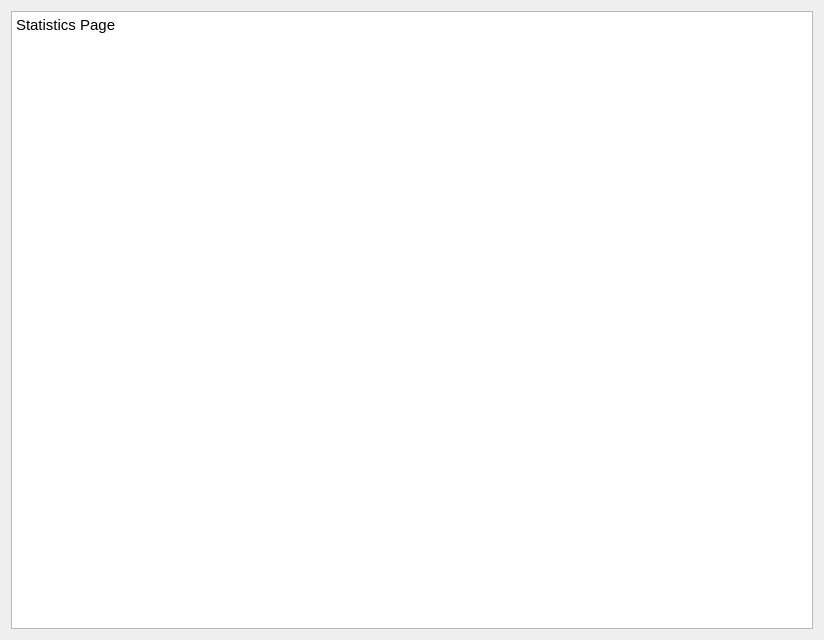
<?xml version="1.0" encoding="UTF-8"?>
<ui version="4.0">
 <class>StatisticsPage</class>
 <widget class="QWidget" name="StatisticsPage">
  <property name="geometry">
   <rect>
    <x>0</x>
    <y>0</y>
    <width>824</width>
    <height>640</height>
   </rect>
  </property>
  <property name="sizePolicy">
   <sizepolicy hsizetype="Expanding" vsizetype="Expanding">
    <horstretch>0</horstretch>
    <verstretch>0</verstretch>
   </sizepolicy>
  </property>
  <property name="windowTitle">
   <string>Form</string>
  </property>
  <layout class="QVBoxLayout" name="verticalLayout">
   <item>
    <widget class="QTextBrowser" name="textBrowser">
     <property name="html">
      <string>&lt;!DOCTYPE HTML PUBLIC &quot;-//W3C//DTD HTML 4.0//EN&quot; &quot;http://www.w3.org/TR/REC-html40/strict.dtd&quot;&gt;
&lt;html&gt;&lt;head&gt;&lt;meta name=&quot;qrichtext&quot; content=&quot;1&quot; /&gt;&lt;meta charset=&quot;utf-8&quot; /&gt;&lt;style type=&quot;text/css&quot;&gt;
p, li { white-space: pre-wrap; }
hr { height: 1px; border-width: 0; }
li.unchecked::marker { content: &quot;\2610&quot;; }
li.checked::marker { content: &quot;\2612&quot;; }
&lt;/style&gt;&lt;/head&gt;&lt;body style=&quot; font-family:'JetBrainsMono Nerd Font Mono'; font-size:11pt; font-weight:700; font-style:normal;&quot;&gt;
&lt;p style=&quot; margin-top:0px; margin-bottom:0px; margin-left:0px; margin-right:0px; -qt-block-indent:0; text-indent:0px;&quot;&gt;&lt;span style=&quot; font-family:'Adwaita Sans'; font-weight:400;&quot;&gt;Statistics Page&lt;/span&gt;&lt;/p&gt;
&lt;p style=&quot;-qt-paragraph-type:empty; margin-top:0px; margin-bottom:0px; margin-left:0px; margin-right:0px; -qt-block-indent:0; text-indent:0px; font-family:'Adwaita Sans'; font-weight:400;&quot;&gt;&lt;br /&gt;&lt;/p&gt;&lt;/body&gt;&lt;/html&gt;</string>
     </property>
    </widget>
   </item>
  </layout>
 </widget>
 <resources/>
 <connections/>
</ui>
